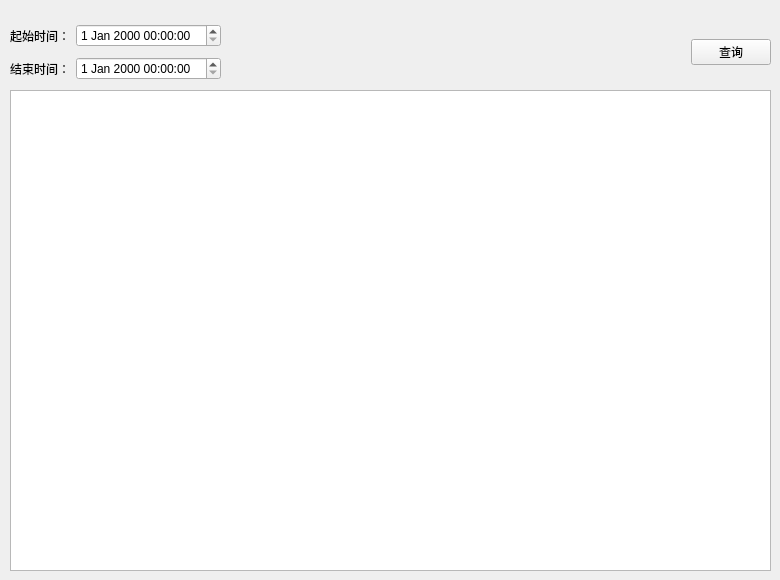
      <widget class="QWidget" name="tab_13">
       <attribute name="title">
        <string>历史报文</string>
       </attribute>
       <widget class="QWidget" name="layoutWidget">
        <property name="geometry">
         <rect>
          <x>10</x>
          <y>20</y>
          <width>761</width>
          <height>65</height>
         </rect>
        </property>
        <layout class="QHBoxLayout" name="horizontalLayout_80">
         <item>
          <layout class="QVBoxLayout" name="verticalLayout_41">
           <item>
            <layout class="QHBoxLayout" name="horizontalLayout_78">
             <item>
              <widget class="QLabel" name="label_84">
               <property name="text">
                <string>起始时间：</string>
               </property>
              </widget>
             </item>
             <item>
              <widget class="QDateTimeEdit" name="dateTimeEdit_PS"/>
             </item>
            </layout>
           </item>
           <item>
            <layout class="QHBoxLayout" name="horizontalLayout_79">
             <item>
              <widget class="QLabel" name="label_85">
               <property name="text">
                <string>结束时间：</string>
               </property>
              </widget>
             </item>
             <item>
              <widget class="QDateTimeEdit" name="dateTimeEdit_PE"/>
             </item>
            </layout>
           </item>
          </layout>
         </item>
         <item>
          <spacer name="horizontalSpacer_103">
           <property name="orientation">
            <enum>Qt::Horizontal</enum>
           </property>
           <property name="sizeHint" stdset="0">
            <size>
             <width>100</width>
             <height>20</height>
            </size>
           </property>
          </spacer>
         </item>
         <item>
          <widget class="QPushButton" name="pushButton_52">
           <property name="text">
            <string>查询</string>
           </property>
          </widget>
         </item>
        </layout>
       </widget>
       <widget class="QTableWidget" name="tableWidget_3">
        <property name="geometry">
         <rect>
          <x>10</x>
          <y>90</y>
          <width>761</width>
          <height>481</height>
         </rect>
        </property>
       </widget>
      </widget>
